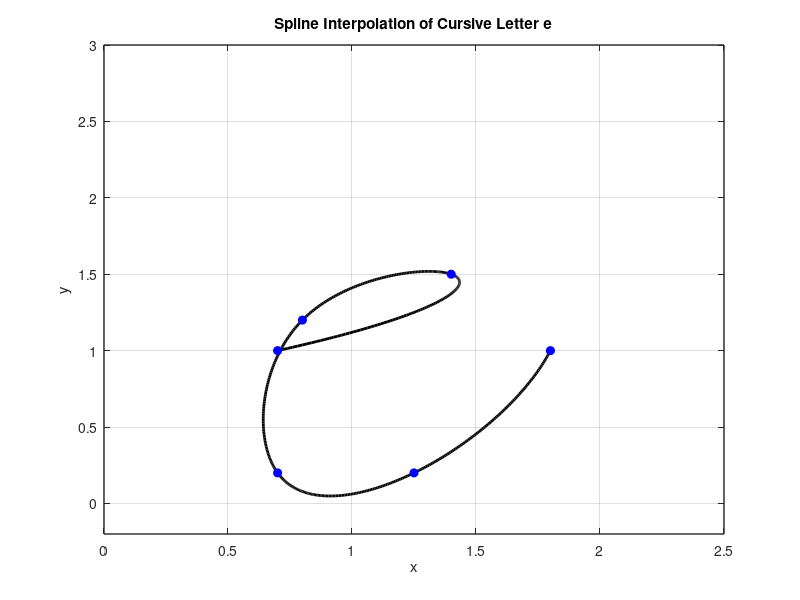

Write MATLAB code to recreate this figure.
x = [0.7 1.4 0.8 0.7 1.25 1.8];
y = [1 1.5 1.2 0.2 0.2 1];

n = length(x);
t = 0:n-1; % Parametric coordinate t
tt = 0:0.01:n-1; % More dense coordinate tt for spline interpolation

% Compute spline interpolation
xx = spline(t, x, tt);
yy = spline(t, y, tt);

% Plot settings
figure(1)
plot(xx, yy, 'k', 'LineWidth', 2) % plot spline
hold on
plot(x, y, 'bo', 'MarkerFaceColor', 'b') % plot data points
axis([0 2.5 -0.2 3])
grid on
title('Spline Interpolation of Cursive Letter e')
xlabel('x')
ylabel('y')
set(gca, 'FontSize', 10, 'LineWidth', 1)
grid on